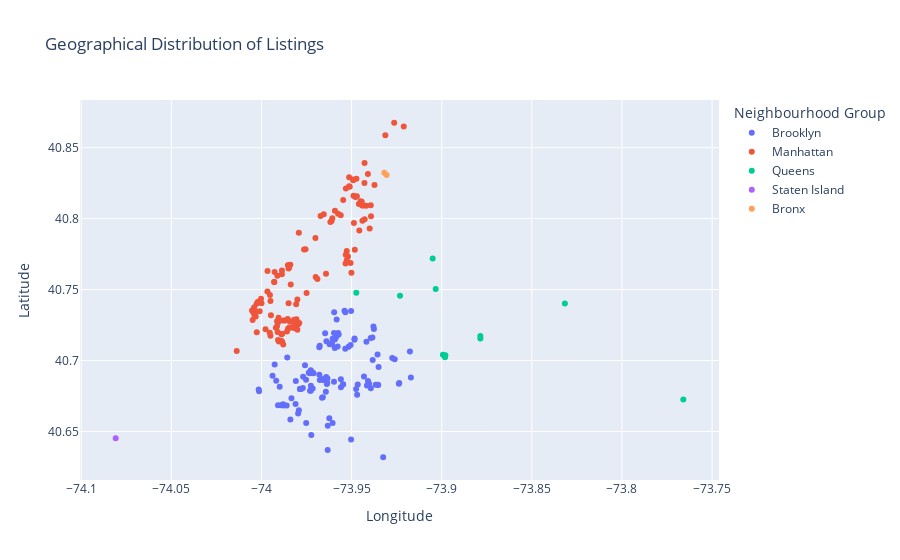

Notebook cell for this chart:
### Markdown cell above
## Introducing Hover over functionality using plotly

### Code cell
fig = px.scatter(df, x='longitude', y='latitude', color='neighbourhood_group', 
                 title='Geographical Distribution of Listings', 
                 labels={'longitude': 'Longitude', 'latitude': 'Latitude', 'neighbourhood_group': 'Neighbourhood Group'})

# Show the plot
fig.show()
